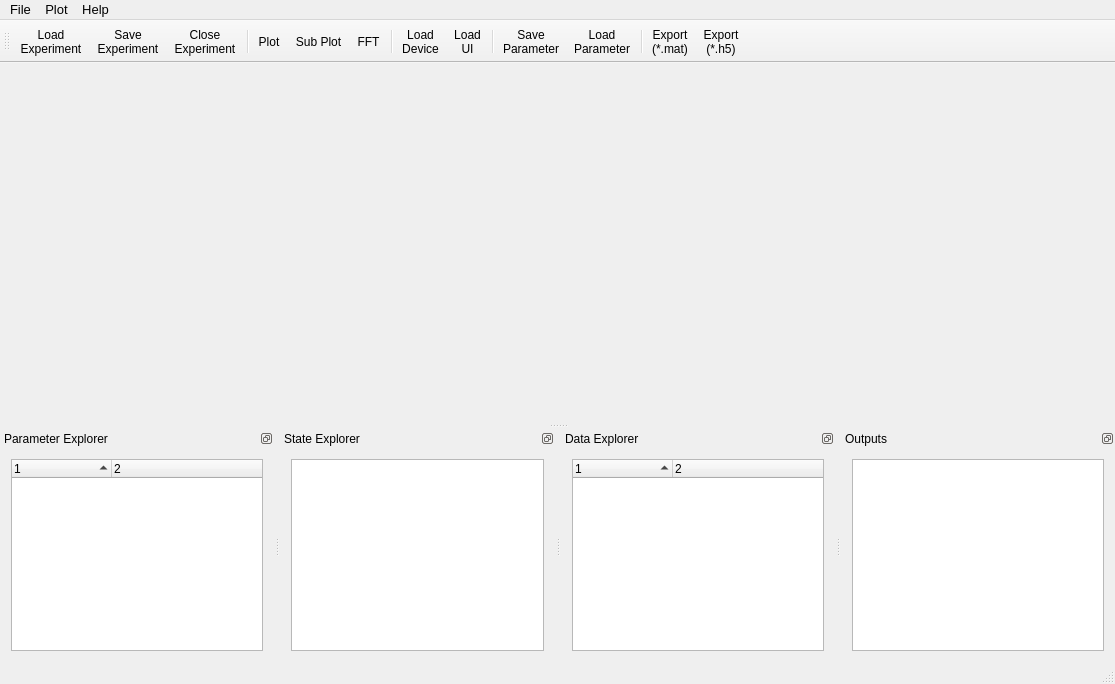
<?xml version="1.0" encoding="UTF-8"?>
<ui version="4.0">
 <class>MainWindow</class>
 <widget class="QMainWindow" name="MainWindow">
  <property name="geometry">
   <rect>
    <x>0</x>
    <y>0</y>
    <width>1115</width>
    <height>684</height>
   </rect>
  </property>
  <property name="sizePolicy">
   <sizepolicy hsizetype="Minimum" vsizetype="Minimum">
    <horstretch>0</horstretch>
    <verstretch>0</verstretch>
   </sizepolicy>
  </property>
  <property name="font">
   <font>
    <pointsize>10</pointsize>
    <kerning>true</kerning>
   </font>
  </property>
  <property name="windowTitle">
   <string>LabAnalyser</string>
  </property>
  <property name="tabShape">
   <enum>QTabWidget::TabShape::Triangular</enum>
  </property>
  <widget class="QWidget" name="centralWidget">
   <property name="sizePolicy">
    <sizepolicy hsizetype="MinimumExpanding" vsizetype="MinimumExpanding">
     <horstretch>0</horstretch>
     <verstretch>0</verstretch>
    </sizepolicy>
   </property>
   <layout class="QGridLayout" name="gridLayout_5">
    <property name="leftMargin">
     <number>0</number>
    </property>
    <property name="topMargin">
     <number>10</number>
    </property>
    <property name="rightMargin">
     <number>0</number>
    </property>
    <property name="bottomMargin">
     <number>10</number>
    </property>
   </layout>
  </widget>
  <widget class="QMenuBar" name="menuBarI">
   <property name="geometry">
    <rect>
     <x>0</x>
     <y>0</y>
     <width>1115</width>
     <height>24</height>
    </rect>
   </property>
   <widget class="QMenu" name="menu">
    <property name="title">
     <string>File</string>
    </property>
    <addaction name="actionLoadPlugin"/>
    <addaction name="actionLoad_Form"/>
    <addaction name="separator"/>
    <addaction name="actionLoadExperiment"/>
    <addaction name="actionSave"/>
    <addaction name="actionSave_Experiment"/>
    <addaction name="Close_Project"/>
    <addaction name="separator"/>
    <addaction name="actionLoad_Parameter_File"/>
    <addaction name="actionSave_Parameter_Set"/>
    <addaction name="separator"/>
    <addaction name="actionDaten_Exportieren_mat"/>
    <addaction name="actionExport_Data_h5"/>
    <addaction name="separator"/>
    <addaction name="actionMinimize_to_Tray"/>
    <addaction name="actionBeenden"/>
   </widget>
   <widget class="QMenu" name="menuPlot">
    <property name="title">
     <string>Plot</string>
    </property>
    <addaction name="actionFFT"/>
    <addaction name="actionCreatePlot"/>
    <addaction name="actionCreate_Subplot"/>
   </widget>
   <widget class="QMenu" name="menuHilfe">
    <property name="title">
     <string>Help</string>
    </property>
    <addaction name="actionRemote_Connection_Port_2"/>
    <addaction name="separator"/>
    <addaction name="actionAbout"/>
   </widget>
   <addaction name="menu"/>
   <addaction name="menuPlot"/>
   <addaction name="menuHilfe"/>
  </widget>
  <widget class="QStatusBar" name="statusBar"/>
  <widget class="QToolBar" name="toolBar">
   <property name="font">
    <font>
     <pointsize>9</pointsize>
     <bold>false</bold>
     <kerning>true</kerning>
    </font>
   </property>
   <property name="acceptDrops">
    <bool>false</bool>
   </property>
   <property name="windowTitle">
    <string>toolBar</string>
   </property>
   <property name="iconSize">
    <size>
     <width>50</width>
     <height>24</height>
    </size>
   </property>
   <property name="toolButtonStyle">
    <enum>Qt::ToolButtonStyle::ToolButtonTextUnderIcon</enum>
   </property>
   <property name="floatable">
    <bool>true</bool>
   </property>
   <attribute name="toolBarArea">
    <enum>TopToolBarArea</enum>
   </attribute>
   <attribute name="toolBarBreak">
    <bool>false</bool>
   </attribute>
   <addaction name="actionLoadExperiment"/>
   <addaction name="actionSave"/>
   <addaction name="Close_Project"/>
   <addaction name="separator"/>
   <addaction name="actionCreatePlot"/>
   <addaction name="actionCreate_Subplot"/>
   <addaction name="actionFFT"/>
   <addaction name="separator"/>
   <addaction name="actionLoadPlugin"/>
   <addaction name="actionLoad_Form"/>
   <addaction name="separator"/>
   <addaction name="actionSave_Parameter_Set"/>
   <addaction name="actionLoad_Parameter_File"/>
   <addaction name="separator"/>
   <addaction name="actionDaten_Exportieren_mat"/>
   <addaction name="actionExport_Data_h5"/>
  </widget>
  <widget class="QDockWidget" name="ParameterDock">
   <property name="sizePolicy">
    <sizepolicy hsizetype="Minimum" vsizetype="Preferred">
     <horstretch>0</horstretch>
     <verstretch>0</verstretch>
    </sizepolicy>
   </property>
   <property name="font">
    <font>
     <pointsize>9</pointsize>
     <kerning>true</kerning>
    </font>
   </property>
   <property name="floating">
    <bool>false</bool>
   </property>
   <property name="features">
    <set>QDockWidget::DockWidgetFeature::DockWidgetFloatable|QDockWidget::DockWidgetFeature::DockWidgetMovable</set>
   </property>
   <property name="allowedAreas">
    <set>Qt::DockWidgetArea::BottomDockWidgetArea|Qt::DockWidgetArea::RightDockWidgetArea</set>
   </property>
   <property name="windowTitle">
    <string>Parameter Explorer</string>
   </property>
   <attribute name="dockWidgetArea">
    <number>8</number>
   </attribute>
   <widget class="QWidget" name="dockWidgetContents_10">
    <layout class="QHBoxLayout" name="horizontalLayout_3">
     <item>
      <widget class="TreeWidgetCustomDrop" name="ParameterTreeWidget">
       <property name="verticalScrollBarPolicy">
        <enum>Qt::ScrollBarPolicy::ScrollBarAsNeeded</enum>
       </property>
       <property name="showDropIndicator" stdset="0">
        <bool>true</bool>
       </property>
       <property name="dragEnabled">
        <bool>true</bool>
       </property>
       <property name="dragDropMode">
        <enum>QAbstractItemView::DragDropMode::DragOnly</enum>
       </property>
       <property name="defaultDropAction">
        <enum>Qt::DropAction::CopyAction</enum>
       </property>
       <property name="selectionMode">
        <enum>QAbstractItemView::SelectionMode::ExtendedSelection</enum>
       </property>
       <property name="animated">
        <bool>false</bool>
       </property>
       <property name="columnCount">
        <number>2</number>
       </property>
       <attribute name="headerVisible">
        <bool>true</bool>
       </attribute>
       <attribute name="headerCascadingSectionResizes">
        <bool>true</bool>
       </attribute>
       <attribute name="headerDefaultSectionSize">
        <number>100</number>
       </attribute>
       <attribute name="headerShowSortIndicator" stdset="0">
        <bool>true</bool>
       </attribute>
       <attribute name="headerStretchLastSection">
        <bool>true</bool>
       </attribute>
       <column>
        <property name="text">
         <string notr="true">1</string>
        </property>
       </column>
       <column>
        <property name="text">
         <string notr="true">2</string>
        </property>
       </column>
      </widget>
     </item>
    </layout>
   </widget>
  </widget>
  <widget class="QDockWidget" name="StateDock">
   <property name="font">
    <font>
     <pointsize>9</pointsize>
     <kerning>true</kerning>
    </font>
   </property>
   <property name="features">
    <set>QDockWidget::DockWidgetFeature::DockWidgetFloatable|QDockWidget::DockWidgetFeature::DockWidgetMovable</set>
   </property>
   <property name="allowedAreas">
    <set>Qt::DockWidgetArea::BottomDockWidgetArea|Qt::DockWidgetArea::RightDockWidgetArea</set>
   </property>
   <property name="windowTitle">
    <string>State Explorer</string>
   </property>
   <attribute name="dockWidgetArea">
    <number>8</number>
   </attribute>
   <widget class="QWidget" name="dockWidgetContents">
    <layout class="QGridLayout" name="gridLayout">
     <item row="0" column="0">
      <widget class="TreeWidgetCustomDrop" name="StateTreeWidget">
       <property name="verticalScrollBarPolicy">
        <enum>Qt::ScrollBarPolicy::ScrollBarAsNeeded</enum>
       </property>
       <property name="dragEnabled">
        <bool>true</bool>
       </property>
       <property name="animated">
        <bool>false</bool>
       </property>
       <attribute name="headerVisible">
        <bool>false</bool>
       </attribute>
       <column>
        <property name="text">
         <string notr="true">1</string>
        </property>
       </column>
      </widget>
     </item>
    </layout>
   </widget>
  </widget>
  <widget class="QDockWidget" name="DataDock">
   <property name="font">
    <font>
     <pointsize>9</pointsize>
     <kerning>true</kerning>
    </font>
   </property>
   <property name="features">
    <set>QDockWidget::DockWidgetFeature::DockWidgetFloatable|QDockWidget::DockWidgetFeature::DockWidgetMovable</set>
   </property>
   <property name="allowedAreas">
    <set>Qt::DockWidgetArea::BottomDockWidgetArea|Qt::DockWidgetArea::RightDockWidgetArea</set>
   </property>
   <property name="windowTitle">
    <string>Data Explorer</string>
   </property>
   <attribute name="dockWidgetArea">
    <number>8</number>
   </attribute>
   <widget class="QWidget" name="dockWidgetContents_2">
    <layout class="QGridLayout" name="gridLayout_2">
     <item row="0" column="0">
      <widget class="TreeWidgetCustomDrop" name="DataTreeWidget">
       <property name="verticalScrollBarPolicy">
        <enum>Qt::ScrollBarPolicy::ScrollBarAsNeeded</enum>
       </property>
       <property name="dragEnabled">
        <bool>true</bool>
       </property>
       <property name="selectionMode">
        <enum>QAbstractItemView::SelectionMode::ExtendedSelection</enum>
       </property>
       <property name="animated">
        <bool>false</bool>
       </property>
       <property name="columnCount">
        <number>2</number>
       </property>
       <attribute name="headerVisible">
        <bool>true</bool>
       </attribute>
       <attribute name="headerCascadingSectionResizes">
        <bool>true</bool>
       </attribute>
       <attribute name="headerShowSortIndicator" stdset="0">
        <bool>true</bool>
       </attribute>
       <column>
        <property name="text">
         <string notr="true">1</string>
        </property>
       </column>
       <column>
        <property name="text">
         <string notr="true">2</string>
        </property>
       </column>
      </widget>
     </item>
    </layout>
   </widget>
  </widget>
  <widget class="QDockWidget" name="OutputDock">
   <property name="font">
    <font>
     <pointsize>9</pointsize>
     <kerning>true</kerning>
    </font>
   </property>
   <property name="features">
    <set>QDockWidget::DockWidgetFeature::DockWidgetFloatable|QDockWidget::DockWidgetFeature::DockWidgetMovable</set>
   </property>
   <property name="allowedAreas">
    <set>Qt::DockWidgetArea::BottomDockWidgetArea|Qt::DockWidgetArea::RightDockWidgetArea</set>
   </property>
   <property name="windowTitle">
    <string>Outputs</string>
   </property>
   <attribute name="dockWidgetArea">
    <number>8</number>
   </attribute>
   <widget class="QWidget" name="dockWidgetContents_3">
    <layout class="QGridLayout" name="gridLayout_3">
     <item row="0" column="0">
      <widget class="QPlainTextEdit" name="OutputText">
       <property name="undoRedoEnabled">
        <bool>false</bool>
       </property>
       <property name="textInteractionFlags">
        <set>Qt::TextInteractionFlag::TextSelectableByMouse</set>
       </property>
      </widget>
     </item>
    </layout>
   </widget>
  </widget>
  <action name="actionBeenden">
   <property name="text">
    <string>Quit</string>
   </property>
   <property name="shortcut">
    <string>Ctrl+Q</string>
   </property>
  </action>
  <action name="actionLoad_Form">
   <property name="icon">
    <iconset resource="resources.qrc">
     <normaloff>:/icons/icons/collage-line.png</normaloff>:/icons/icons/collage-line.png</iconset>
   </property>
   <property name="text">
    <string>Load User Interface</string>
   </property>
   <property name="iconText">
    <string>Load
UI</string>
   </property>
   <property name="toolTip">
    <string>Load User Interface Files, created with QT Designer</string>
   </property>
   <property name="shortcut">
    <string>Ctrl+U</string>
   </property>
  </action>
  <action name="actionCreatePlot">
   <property name="icon">
    <iconset resource="resources.qrc">
     <normaloff>:/icons/icons/plot.png</normaloff>:/icons/icons/plot.png</iconset>
   </property>
   <property name="text">
    <string>Plot</string>
   </property>
   <property name="toolTip">
    <string>Create Plot Window</string>
   </property>
  </action>
  <action name="actionCreate_Subplot">
   <property name="icon">
    <iconset resource="resources.qrc">
     <normaloff>:/icons/icons/subplot.png</normaloff>:/icons/icons/subplot.png</iconset>
   </property>
   <property name="text">
    <string>Sub Plot</string>
   </property>
   <property name="toolTip">
    <string>Create SubPlot Window</string>
   </property>
  </action>
  <action name="actionLoadPlugin">
   <property name="checkable">
    <bool>false</bool>
   </property>
   <property name="icon">
    <iconset resource="resources.qrc">
     <normaloff>:/icons/icons/base-station-line.png</normaloff>:/icons/icons/base-station-line.png</iconset>
   </property>
   <property name="text">
    <string>Load Device Plugin</string>
   </property>
   <property name="iconText">
    <string>Load
Device</string>
   </property>
   <property name="shortcut">
    <string>Ctrl+D</string>
   </property>
  </action>
  <action name="actionSave_Experiment">
   <property name="icon">
    <iconset resource="resources.qrc">
     <normaloff>:/icons/icons/save-3-line.png</normaloff>:/icons/icons/save-3-line.png</iconset>
   </property>
   <property name="text">
    <string>Save Experiment As</string>
   </property>
  </action>
  <action name="actionLoadExperiment">
   <property name="icon">
    <iconset resource="resources.qrc">
     <normaloff>:/icons/icons/folder-open-line.png</normaloff>:/icons/icons/folder-open-line.png</iconset>
   </property>
   <property name="text">
    <string>Load Experiment</string>
   </property>
   <property name="iconText">
    <string>Load
Experiment</string>
   </property>
   <property name="toolTip">
    <string>Load Experiment</string>
   </property>
   <property name="shortcut">
    <string>Ctrl+O</string>
   </property>
  </action>
  <action name="Close_Project">
   <property name="icon">
    <iconset resource="resources.qrc">
     <normaloff>:/icons/icons/close-fill.png</normaloff>:/icons/icons/close-fill.png</iconset>
   </property>
   <property name="text">
    <string>Close Experiment</string>
   </property>
   <property name="iconText">
    <string>Close
Experiment</string>
   </property>
   <property name="toolTip">
    <string>Close Project</string>
   </property>
   <property name="shortcut">
    <string>Ctrl+Shift+Q</string>
   </property>
  </action>
  <action name="actionDaten_Exportieren_mat">
   <property name="icon">
    <iconset resource="resources.qrc">
     <normaloff>:/icons/icons/file-code-line (1).png</normaloff>:/icons/icons/file-code-line (1).png</iconset>
   </property>
   <property name="text">
    <string>Export Data (*.mat)</string>
   </property>
   <property name="iconText">
    <string>Export
(*.mat)</string>
   </property>
   <property name="shortcut">
    <string>Ctrl+E</string>
   </property>
  </action>
  <action name="actionSave">
   <property name="icon">
    <iconset resource="resources.qrc">
     <normaloff>:/icons/icons/save-3-fill.png</normaloff>:/icons/icons/save-3-fill.png</iconset>
   </property>
   <property name="text">
    <string>Save Experiment</string>
   </property>
   <property name="iconText">
    <string>Save
Experiment</string>
   </property>
   <property name="shortcut">
    <string>Ctrl+S</string>
   </property>
  </action>
  <action name="actionMinimize_to_Tray">
   <property name="text">
    <string>Minimize to Tray</string>
   </property>
  </action>
  <action name="actionAbout_LabAnalyzer">
   <property name="text">
    <string>About LabAnalyser</string>
   </property>
  </action>
  <action name="actionLoad_Parameter_File">
   <property name="icon">
    <iconset resource="resources.qrc">
     <normaloff>:/icons/icons/list-settings-line.png</normaloff>:/icons/icons/list-settings-line.png</iconset>
   </property>
   <property name="text">
    <string>Load Parameter File</string>
   </property>
   <property name="iconText">
    <string>Load
Parameter</string>
   </property>
   <property name="shortcut">
    <string>Ctrl+Shift+L</string>
   </property>
  </action>
  <action name="actionSave_Parameter_Set">
   <property name="icon">
    <iconset resource="resources.qrc">
     <normaloff>:/icons/icons/list-settings-fill.png</normaloff>:/icons/icons/list-settings-fill.png</iconset>
   </property>
   <property name="text">
    <string>Save Parameter Set</string>
   </property>
   <property name="iconText">
    <string>Save
Parameter</string>
   </property>
   <property name="shortcut">
    <string>Ctrl+Shift+S</string>
   </property>
  </action>
  <action name="actionAbout">
   <property name="icon">
    <iconset resource="resources.qrc">
     <normaloff>:/icons/icons/sym_about.png</normaloff>:/icons/icons/sym_about.png</iconset>
   </property>
   <property name="text">
    <string>About</string>
   </property>
  </action>
  <action name="actionExport_Data_h5">
   <property name="icon">
    <iconset resource="resources.qrc">
     <normaloff>:/icons/icons/file-code-line (1).png</normaloff>:/icons/icons/file-code-line (1).png</iconset>
   </property>
   <property name="text">
    <string>Export Data (*.h5)</string>
   </property>
   <property name="iconText">
    <string>Export 
(*.h5)</string>
   </property>
  </action>
  <action name="actionRemote_Connection_Port">
   <property name="text">
    <string>Remote Connection Port</string>
   </property>
  </action>
  <action name="actionRemote_Connection_Port_2">
   <property name="text">
    <string>Remote Connection Port</string>
   </property>
  </action>
  <action name="actionFFT">
   <property name="icon">
    <iconset resource="resources.qrc">
     <normaloff>:/icons/icons/fft.png</normaloff>:/icons/icons/fft.png</iconset>
   </property>
   <property name="text">
    <string>FFT</string>
   </property>
  </action>
 </widget>
 <layoutdefault spacing="6" margin="11"/>
 <customwidgets>
  <customwidget>
   <class>TreeWidgetCustomDrop</class>
   <extends>QTreeWidget</extends>
   <header>treewidgetcustomdrop.h</header>
  </customwidget>
 </customwidgets>
 <resources>
  <include location="resources.qrc"/>
 </resources>
 <connections/>
</ui>
